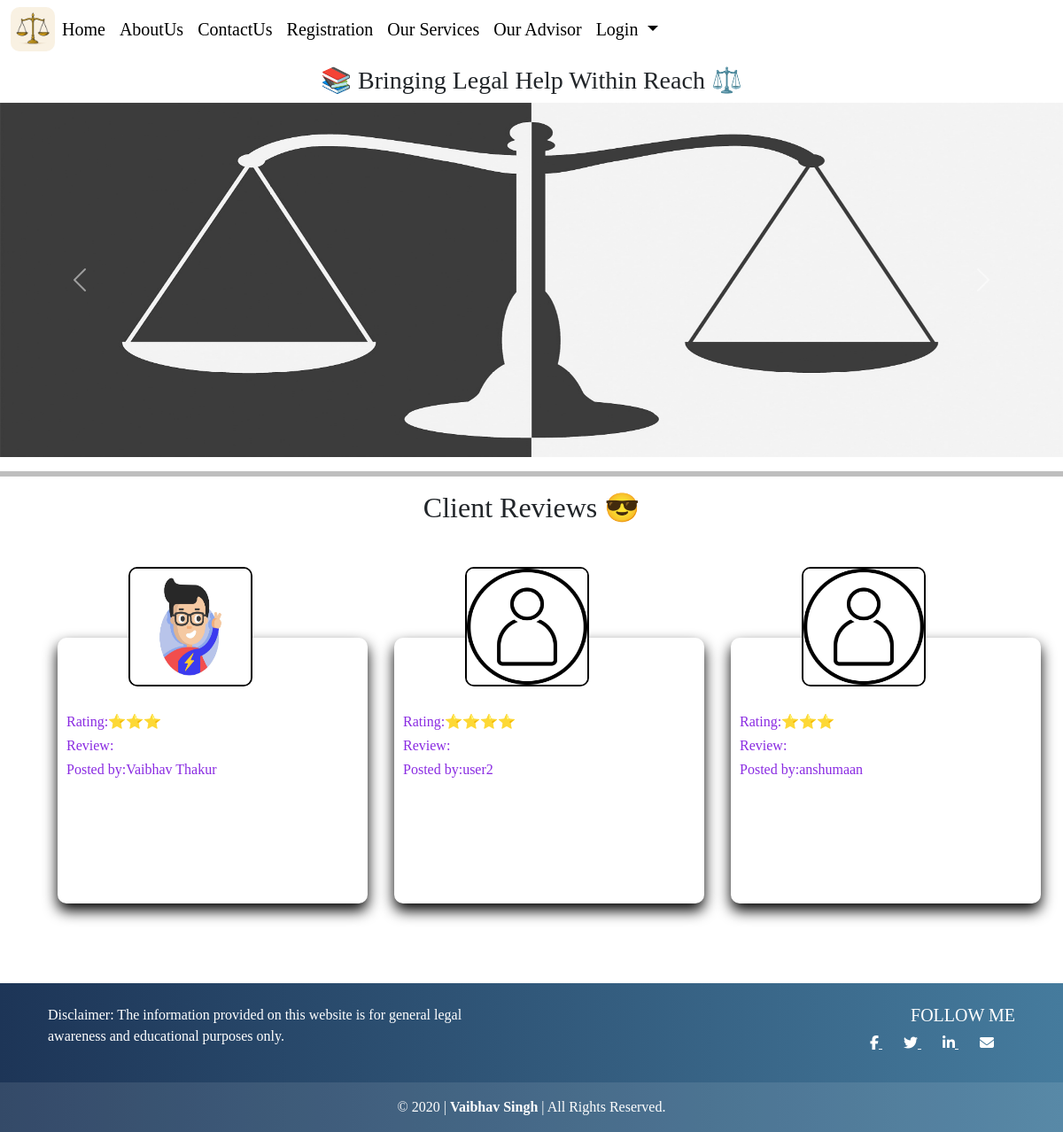
The page / on the database its author committed.
### legal_app/models.py (models this page shows)
class User(models.Model):
    name=models.CharField(max_length=50,null=False)
    email=models.EmailField(max_length=50,null=False,primary_key=True)
    password=models.CharField(max_length=50,null=False)
    phone=models.CharField(max_length=13,null=False)
    profile_pic=models.FileField(upload_to="user_pic/",default="")
    date=models.DateField(default=timezone.now)

class FeedBack(models.Model):
    name=models.CharField(max_length=50,null=False)
    email=models.EmailField(max_length=50,null=False,primary_key=True)
    rating=models.CharField(max_length=5,null=False)
    remarks=models.TextField(default="")
    date=models.DateField(default=timezone.now)

### legal_app/views.py (the view)
# urls.py: path('',views.home,name='home'),
def home(request):
    feedback=FeedBack.objects.all()
    data=[]
    for f in feedback:
        data.append(
            {
                "rating":f.rating,
                "remark":f.remarks,
                "name":f.name,
                "profile_pic":User.objects.filter(email=f.email)[0].profile_pic
            }
        )
    feedback_dict={
        "feedback_key":data
    }
    return render(request,'legal_app/html/index.html',feedback_dict)

### legal_app/templates/legal_app/html/index.html (shortened to what this page needs)
<!DOCTYPE html>
{% load static %}
<html lang="en">
<head>
    {% include 'legal_app/common/common_css.html' %}
</head>
<body style="background-color:white">
    <div class="main-div">
        {% include 'legal_app/common/header.html' %}
        <div class="container-fluid mt-2" style="text-align:center;background-color:white;">
            <marquee behavior="alternate" direction="">
            <h3>📚 Bringing Legal Help Within Reach ⚖️</h3>
            </marquee>
        </div>
        <div id="carouselExample" class="carousel slide" data-bs-ride="carousel">
            <div class="carousel-inner">
                <div class="carousel-item active">
                    <img src="{% static 'legal_app/images/legal1.jpg' %}" class="d-block w-100" alt="...">
                </div>
            </div>
            <button class="carousel-control-prev" type="button" data-bs-target="#carouselExample" data-bs-slide="prev">
                <span class="carousel-control-prev-icon" aria-hidden="true"></span>
            </button>
            <button class="carousel-control-next" type="button" data-bs-target="#carouselExample" data-bs-slide="next">
                <span class="carousel-control-next-icon" aria-hidden="true"></span>
            </button>
        </div>
        <hr style="border:3px solid black;">
        <div class="fluid-container d-flex justify-content-center">
            <h2>Client Reviews 😎</h2>
        </div>
        <div class="feedback-div">
            {% for f in feedback_key %}
            <div class="feedback-card">
                <img src="/media/{{f.profile_pic}}" alt="">
                <h6>Rating:{{f.rating}}</h6>
                <h6>Review:{{f.remarks}}</h6>
                <h6>Posted by:{{f.name}}</h6>
            </div>
            {% endfor %}
        </div>
    </div>
    {% include 'legal_app/common/footer.html' %}
</body>
</html>

### legal_app/static/legal_app/css/style.css (style rules this page uses)
body,html { min-height:100vh; display:flex; flex-direction:column; background-color:azure; }
.main-div { flex:1; }
* { font-family:cursive; box-sizing:border-box; }

### legal_app/templates/legal_app/html/index.html (style rules this page uses)
.w-100 { height: 50vh; }
.feedback-div { display: flex; margin-left: 50px; flex-wrap: wrap; margin-top: 30px; }
.feedback-card { width: 350px; height: 300px; margin: 15px; border-radius: 10px; transition: transform 0.5s; box-shadow: 0 8px 16px rgb(0, 0, 0.8); margin-bottom: 90px; margin-top: 90px; }
.feedback-card img { width: 40%; height: 45%; margin-top: -80px; margin-left: 80px; margin-bottom: 30px; border-radius: 10px; border: 2px solid black; display: inline; margin-right: 10px; }
h6 { color: blueviolet; font-family: Verdana; margin-left: 10px; }

### rows shown on the page
User: profile_pic (picture)
FeedBack: rating "⭐⭐⭐", name "Vaibhav Thakur"
User: profile_pic (picture)
FeedBack: rating "⭐⭐⭐⭐", name "user2"
User: profile_pic (picture)
FeedBack: rating "⭐⭐⭐", name "anshumaan"
